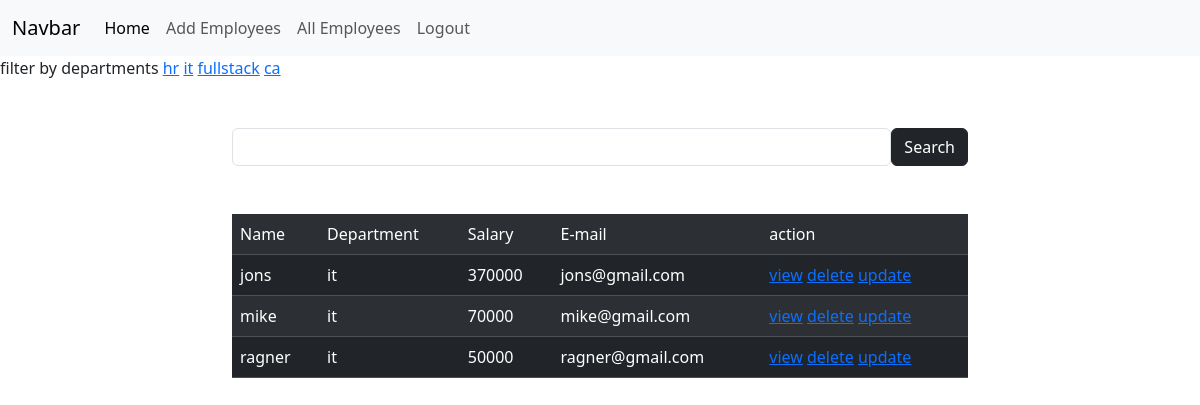
Page /employees/all/?department=it (signed in) on the committed database.
### crm/models.py (models this page shows, shortened)
class Employees(models.Model):
    name=models.CharField(max_length=200)
    department=models.CharField(max_length=200)
    salary=models.PositiveBigIntegerField()
    email=models.EmailField(unique=True)
    age=models.PositiveIntegerField()
    contact=models.CharField(max_length=100,null=True)
    profile_pic=models.ImageField(upload_to="images",null=True)
    dob=models.DateField(null=True,blank=True)

### crm/views.py (the view, shortened to what this page needs)
# urls.py: path("employees/all/",views.EmployeeListView.as_view(),name="emp-all"),
@method_decorator(signun_required,name="dispatch")
class EmployeeListView(View):
    def get(self,request,*args,**kwargs):
           qs=Employees.objects.all()
           departments=Employees.objects.all().values_list("department",flat=True).distinct()
           print(departments)
           if "department" in request.GET:
               dept=request.GET.get("department")
               qs=qs.filter(department__iexact=dept)
           return render(request,"emp_list.html",{"data":qs,"departments":departments})

### crm/views.py (called while the page is built)
def signun_required(fn):
    def wrapper(request,*args,**kwargs):
        if not request.user.is_authenticated:
            messages.error(request,"invalid session")
            return redirect("signin")
        else:
            return fn(request,*args,**kwargs)
    return wrapper

### crm/templates/emp_list.html (shortened to what this page needs)
{%extends 'base.html'%}
{%block body_block%}
<div>
    filter by departments
    {%for dep in departments%}
    <a href="{%url 'emp-all'%}?department={{dep}}">{{dep}}</a>
    {%endfor%}
</div>
<div class="container">
    <div class="row">
        <div class="col-2"></div>
        <div class="col-8">
            <form action="" method="post">
                <div class="d-flex mt-5">
                    <input type="text" name="box" class="form-control">
                    <button type="submit" class="btn btn-dark">Search</button>
                </div>
            </form>
        </div>
        <div class="col-2"></div>
    </div>
</div>
<div class="container">
    <div class="row">
        <div class="col-2"></div>
        <div class="col-8 mt-5">
            <table class="table table-dark table-striped">
                <tr>
                    <td>Name</td>
                    <td>Department</td>
                    <td>Salary</td>
                    <td>E-mail</td>
                    <td>action</td>
                </tr>
                {%for emp in data%}
                <tr>
                    <td>{{emp.name}}</td>
                    <td>{{emp.department}}</td>
                    <td>{{emp.salary}}</td>
                    <td>{{emp.email}}</td>
                    <td><a href="{%url 'emp-detail' emp.id%}">view</a>
                        <a href="{%url 'emp-remove' emp.id%}">delete</a>
                        <a href="{%url 'emp-edit' emp.id%}">update</a>
                    </td>
                </tr>
                {%endfor%}
            </table>
        </div>
        <div class="col-2"></div>
    </div>
</div>
{%endblock%}

### rows in the picture
Employees: name "jons", department "it", salary "370000", email "jons@gmail.com"
Employees: name "mike", department "it", salary "70000", email "mike@gmail.com"
Employees: name "ragner", department "it", salary "50000", email "ragner@gmail.com"

### other values in the picture
{{ dep }} "hr" "it" "fullstack" "ca"
